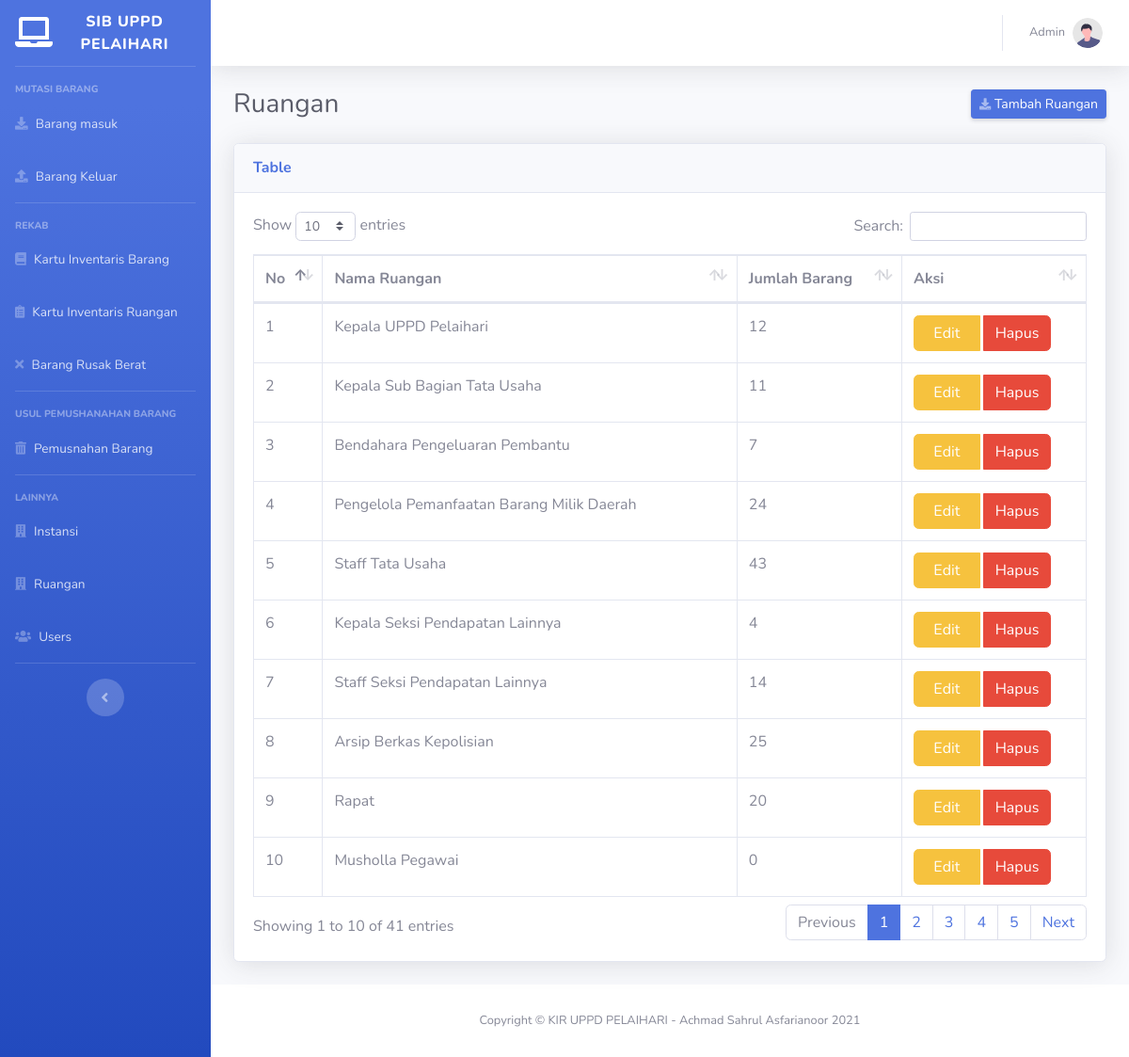
Screenshot of /index.php/ruangan with the database file from the repository.
### tables this page shows
CREATE TABLE `tb_ruangan` (
  `id_ruangan` int(5) NOT NULL,
  `nama_ruangan` varchar(50) DEFAULT NULL
);

### application/controllers/Ruangan.php (called while the page is built, shortened)
<?php
	class Ruangan extends CI_Controller{
		function __construct()
		{
			$this->load->model('ruangan_model');
		}
		public function template($view, $data)
		{
			$this->load->view('template/sidebar');
			$this->load->view('template/header');
			$this->load->view($view, $data);
			$this->load->view('template/footer');
		}
		public function index()
		{
			$data['ruangan']=$this->ruangan_model->get_data();
			$this->template('ruangan/view_data', $data);
		}
	}

### index.php (called while the page is built, shortened)
<?php
require_once BASEPATH.'core/CodeIgniter.php';

### application/models/Ruangan_model.php (called while the page is built, shortened)
<?php
	class Ruangan_model extends CI_Model{
		public function get_data(){
			$query = "select *, (select count(*) from tb_inventaris where tb_inventaris.id_ruangan = tb_ruangan.id_ruangan) as jumlah from tb_ruangan";
			return $this->db->query($query)->result();
		}
	}

### application/views/ruangan/view_data.php (the view)
               <div class="container-fluid">
                   <div class="d-sm-flex align-items-center justify-content-between mb-4">
                        <h1 class="h3 mb-0 text-gray-800">Ruangan</h1>
                        <a href="<?php echo base_url('ruangan/tambah');?>" class="d-none d-sm-inline-block btn btn-sm btn-primary shadow-sm"><i
                                class="fas fa-download fa-sm text-white-50"></i> Tambah Ruangan</a>
                    </div>
 <div class="card shadow mb-4">
     <div class="card-header py-3">
         <h6 class="m-0 font-weight-bold text-primary">Table</h6>
     </div>
     <div class="card-body">
         <div class="table-responsive">
             <table class="table table-bordered" id="dataTable" width="100%" cellspacing="0">
                 <thead>
                     <tr>
                         <th>No</th>
                         <th>Nama Ruangan</th>
                         <th>Jumlah Barang</th>
                         <th>Aksi</th>
                     </tr>
                 </thead>
                 <tbody>
                 <?php
					$no = 1;
					foreach($ruangan as $row){
					echo "<tr>
                        <td>$no</td>
                        <td>$row->nama_ruangan</td>
						<td>$row->jumlah</td>
                        <td><div class='btn-group'>
                        <a href=".base_url('ruangan/ubah/'.$row->id_ruangan)." class='btn btn-warning'>&nbsp; Edit &nbsp;</a> &nbsp;
                        <a href=".base_url('ruangan/hapus/'.$row->id_ruangan)."
						class='btn btn-danger' onclick='return confirm(\"Ingin menghapus data ini?\");'>Hapus</a>
                        </td>
                        </tr>";
                            $no++;
						}
						 ?>
                 </tbody>
             </table>
         </div>
     </div>
 </div>
</div>
</div>

### rows the page displays
tb_ruangan: nama_ruangan "Kepala UPPD Pelaihari", jumlah "12"
tb_ruangan: nama_ruangan "Kepala Sub Bagian Tata Usaha", jumlah "11"
tb_ruangan: nama_ruangan "Bendahara Pengeluaran Pembantu", jumlah "7"
tb_ruangan: nama_ruangan "Pengelola Pemanfaatan Barang Milik Daerah", jumlah "24"
tb_ruangan: nama_ruangan "Staff Tata Usaha", jumlah "43"
tb_ruangan: nama_ruangan "Kepala Seksi Pendapatan Lainnya", jumlah "4"
tb_ruangan: nama_ruangan "Staff Seksi Pendapatan Lainnya", jumlah "14"
tb_ruangan: nama_ruangan "Arsip Berkas Kepolisian", jumlah "25"
tb_ruangan: nama_ruangan "Rapat", jumlah "20"
tb_ruangan: nama_ruangan "Musholla Pegawai", jumlah "0"
